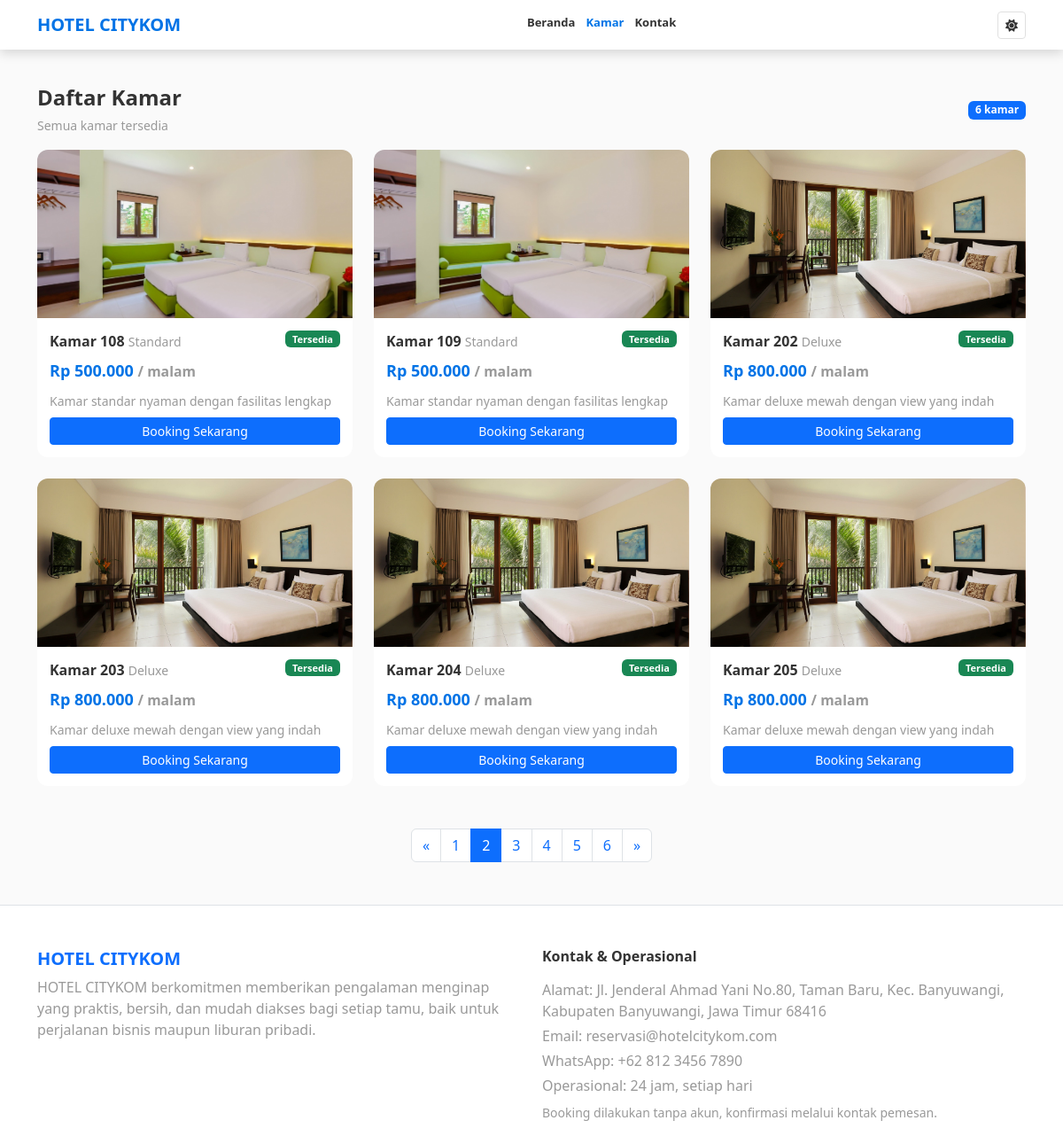
Page /rooms?page=2 on the committed database.
### tables this page shows
CREATE TABLE kamar (
            id_kamar INTEGER PRIMARY KEY AUTOINCREMENT,
            nomor_kamar TEXT NOT NULL,
            tipe_kamar TEXT NOT NULL,
            harga_per_malam INTEGER NOT NULL,
            status TEXT NOT NULL,
            deskripsi TEXT,
            filename TEXT
        );

### app.py (the view)
@app.route("/rooms")
def user_rooms():
    kategori = request.args.get("kategori")
    page = request.args.get("page", 1, type=int)
    per_page = 6
    offset = (page - 1) * per_page
    conn = get_db()
    cur = conn.cursor()
    if kategori:
        cur.execute("SELECT COUNT(*) FROM kamar WHERE status = ? AND tipe_kamar = ?", ("Tersedia", kategori))
    else:
        cur.execute("SELECT COUNT(*) FROM kamar WHERE status = ?", ("Tersedia",))
    total_rooms = cur.fetchone()[0]
    if kategori:
        cur.execute(
            "SELECT * FROM kamar WHERE status = ? AND tipe_kamar = ? ORDER BY id_kamar ASC LIMIT ? OFFSET ?",
            ("Tersedia", kategori, per_page, offset),
        )
    else:
        cur.execute(
            "SELECT * FROM kamar WHERE status = ? ORDER BY id_kamar ASC LIMIT ? OFFSET ?",
            ("Tersedia", per_page, offset),
        )
    kamars = cur.fetchall()
    conn.close()
    total_pages = (total_rooms + per_page - 1) // per_page
    return render_template(
        "user/rooms.html",
        kamars=kamars,
        kategori=kategori,
        page=page,
        total_pages=total_pages
    )

### app.py (called while the page is built)
@app.template_filter("rupiah")
def rupiah_filter(value):
    try:
        amount = float(value)
    except (TypeError, ValueError):
        return value
    return ("Rp " + format(int(round(amount)), ",")).replace(",", ".")

def get_db():
    conn = sqlite3.connect(DB_FILE)
    conn.row_factory = sqlite3.Row
    return conn

### templates/user/rooms.html (shortened to what this page needs)
<!DOCTYPE html>
<html lang="en">
<head>
  <link href="https://cdn.jsdelivr.net/npm/bootstrap@5.3.0/dist/css/bootstrap.min.css" rel="stylesheet">
  <link rel="stylesheet" href="https://cdnjs.cloudflare.com/ajax/libs/font-awesome/6.4.0/css/all.min.css">
  <link rel="stylesheet" href="{{ url_for('static', filename='css/theme.css') }}">
</head>
<body>
  <nav class="navbar p-2">
    <div class="container d-flex align-items-center justify-content-between gap-2">
      <span class="navbar-brand fw-bold fs-5 mb-0">HOTEL CITYKOM</span>
      <div class="navbar-links d-none d-md-flex align-items-center">
        <a href="{{ url_for('user_index') }}"
          class="{% if request.endpoint == 'user_index' %}active{% endif %}">Beranda</a>
        <a href="{{ url_for('user_rooms') }}"
          class="{% if request.endpoint in ['user_rooms','kamar_detail'] %}active{% endif %}">Kamar</a>
        <a href="{{ url_for('contact') }}" class="{% if request.endpoint == 'contact' %}active{% endif %}">Kontak</a>
      </div>
      <button class="btn btn-outline-dark btn-sm d-none d-md-inline" id="darkToggleDesktop"><i
          class="fa-solid fa-sun"></i></button>
    </div>
  </nav>
  <div class="container mt-4 mb-5">
    <div class="d-flex justify-content-between align-items-center mb-3">
      <div>
        <h4 class="fw-bold mb-1">Daftar Kamar</h4>
        {% if kategori %}
        <small class="text-muted">Filter: {{ kategori }}</small>
        {% else %}
        <small class="text-muted">Semua kamar tersedia</small>
        {% endif %}
      </div>
      <span class="badge bg-primary">{{ kamars|length }} kamar</span>
    </div>
    <div class="row g-4">
      {% for kamar in kamars %}
      <div class="col-12 col-md-6 col-lg-4">
        <div class="product-card">
          {% if kamar['filename'] %}
          <img src="{{ url_for('static', filename='images/kamar/' ~ kamar['filename']) }}"
            alt="Kamar {{ kamar['tipe_kamar'] }}">
          {% else %}
          <img src="{{ url_for('static', filename='images/hotel/default.jpg') }}" alt="Kamar {{ kamar['tipe_kamar'] }}">
          {% endif %}
          <div class="product-card-content">
            <div class="d-flex justify-content-between align-items-start mb-2">
              <div>
                <a href="{{ url_for('kamar_detail', tipe=kamar['tipe_kamar']) }}"
                  class="product-card-title text-decoration-none">Kamar {{ kamar['nomor_kamar'] }}</a>
                <small class="text-muted">{{ kamar['tipe_kamar'] }}</small>
              </div>
              <span
                class="badge badge-status {% if kamar['status'] == 'Tersedia' %}bg-success{% else %}bg-secondary{% endif %}">{{
                kamar['status'] }}</span>
            </div>
            <div class="product-card-price">{{ kamar['harga_per_malam']|rupiah }} <small class="text-muted">/
                malam</small></div>
            <p class="mb-2 small text-muted">{{ kamar['deskripsi'] }}</p>
            <a href="{{ url_for('user_booking', id_kamar=kamar['id_kamar']) }}"
              class="btn btn-primary btn-sm w-100">Booking Sekarang</a>
          </div>
        </div>
      </div>
      {% else %}
      <div class="col-12">
        <div class="alert alert-light text-center">Belum ada data kamar.</div>
      </div>
      {% endfor %}
    </div>
  </div>
  {% if total_pages > 1 %}
  <nav aria-label="Page navigation" class="mt-4">
    <ul class="pagination request-pagination justify-content-center">
      <li class="page-item {% if page == 1 %}disabled{% endif %}">
        <a class="page-link" href="{{ url_for('user_rooms', page=page-1, kategori=kategori) if page > 1 else '#' }}"
          aria-label="Previous">
          <span aria-hidden="true">&laquo;</span>
        </a>
      </li>
      {% for p in range(1, total_pages + 1) %}
      <li class="page-item {% if p == page %}active{% endif %}">
        <a class="page-link" href="{{ url_for('user_rooms', page=p, kategori=kategori) }}">{{ p }}</a>
      </li>
      {% endfor %}
      <li class="page-item {% if page == total_pages %}disabled{% endif %}">
        <a class="page-link"
          href="{{ url_for('user_rooms', page=page+1, kategori=kategori) if page < total_pages else '#' }}"
          aria-label="Next">
          <span aria-hidden="true">&raquo;</span>
        </a>
      </li>
    </ul>
  </nav>
  {% endif %}
  <footer class="bg-light text-dark pt-5 pb-3 mt-5 border-top">
    <div class="container">
      <div class="row gy-4">
        <div class="col-12 col-md-6">
          <h5 class="fw-bold text-primary mb-2">HOTEL CITYKOM</h5>
          <p class="mb-0 text-muted">
            HOTEL CITYKOM berkomitmen memberikan pengalaman menginap yang praktis, bersih, dan mudah diakses bagi setiap
            tamu, baik untuk perjalanan bisnis maupun liburan pribadi.
          </p>
        </div>
        <div class="col-12 col-md-6">
          <h6 class="fw-semibold mb-3">Kontak & Operasional</h6>
          <p class="mb-1 text-muted">Alamat: Jl. Jenderal Ahmad Yani No.80, Taman Baru, Kec. Banyuwangi, Kabupaten
            Banyuwangi, Jawa Timur 68416</p>
          <p class="mb-1 text-muted">Email: <a href="mailto:reservasi@hotelcitykom.com"
              class="text-decoration-none text-muted">reservasi@hotelcitykom.com</a></p>
          <p class="mb-1 text-muted">WhatsApp: <a href="https://wa.me/6281234567890"
              class="text-decoration-none text-muted">+62 812 3456 7890</a></p>
          <p class="mb-2 text-muted">Operasional: 24 jam, setiap hari</p>
          <p class="small mb-0 text-muted">Booking dilakukan tanpa akun, konfirmasi melalui kontak pemesan.</p>
        </div>
      </div>
    </div>
  </footer>
</body>
</html>

### static/css/theme.css (style rules this page uses)
:root { --bg-primary: #fafafa; --bg-secondary: #ffffff; --bg-tertiary: #f5f5f5; --text-primary: #333333; --text-secondary: #666666; --text-muted: #999999; --border-color: #e0e0e0; --border-dark: #cccccc; --shadow-sm: rgba(0, 0, 0, 0.08); --shadow-md: rgba(0, 0, 0, 0.12); --shadow-lg: rgba(0, 0, 0, 0.15); --accent-color: #0073e6; --accent-hover: #005bb5; --navbar-bg: rgba(255, 255, 255, 0.95); --card-bg: #ffffff; --input-bg: #ffffff; --input-border: #e0e0e0; --bottom-nav-bg: #ffffff; --bottom-nav-border: #e0e0e0; }
body { background-color: var(--bg-primary); color: var(--text-primary); transition: background-color 0.3s ease, color 0.3s ease; }
.navbar { background: var(--navbar-bg) !important; border-bottom-color: var(--border-dark) !important; }
.navbar-brand { color: var(--accent-color) !important; }
.navbar-links a { color: var(--text-primary) !important; }
.navbar-links a.active { color: var(--accent-color) !important; border-bottom-color: var(--accent-color) !important; }
.card, .product-card { background-color: var(--card-bg); border-color: var(--border-color); transition: background-color 0.3s ease, border-color 0.3s ease; }
.product-card-title { color: var(--text-primary); }
.text-muted { color: var(--text-muted) !important; }
.btn-outline-dark { border-color: var(--border-color); color: var(--text-primary); }
footer { background-color: var(--card-bg) !important; color: var(--text-secondary); border-top-color: var(--border-color) !important; }
footer a { color: var(--text-muted); }
.bg-light { background-color: var(--card-bg) !important; }
.text-dark { color: var(--text-primary) !important; }

### templates/user/rooms.html (style rules this page uses)
body { padding-top: 72px; }
.navbar { position: fixed; top: 0; left: 0; right: 0; z-index: 1200; box-shadow: 0 4px 12px var(--shadow-lg); }
.navbar-links a { text-decoration: none; font-weight: 600; font-size: 13px; margin-left: 12px; padding-bottom: 4px; }
@media (min-width: 768px) { body { padding-bottom: 0 !important; } }
.product-card { border-radius: 12px; overflow: hidden; display: flex; flex-direction: column; height: 100%; transition: transform 0.2s ease; }
.product-card img { width: 100%; height: 190px; object-fit: cover; }
.product-card-content { padding: 14px; display: flex; flex-direction: column; height: 100%; }
.product-card-title { font-size: 16px; font-weight: 600; margin-bottom: 6px; }
.product-card-price { font-size: 18px; font-weight: 700; color: var(--accent-color); margin-bottom: 10px; }
.badge-status { font-size: 11px; padding: 4px 8px; }

### rows in the picture
kamar: filename (picture), nomor_kamar "108", tipe_kamar "Standard", status "Tersedia", harga_per_malam|rupiah "Rp 500.000", deskripsi "Kamar standar nyaman dengan fasilitas lengkap"
kamar: filename (picture), nomor_kamar "109", tipe_kamar "Standard", status "Tersedia", harga_per_malam|rupiah "Rp 500.000", deskripsi "Kamar standar nyaman dengan fasilitas lengkap"
kamar: filename (picture), nomor_kamar "202", tipe_kamar "Deluxe", status "Tersedia", harga_per_malam|rupiah "Rp 800.000", deskripsi "Kamar deluxe mewah dengan view yang indah"
kamar: filename (picture), nomor_kamar "203", tipe_kamar "Deluxe", status "Tersedia", harga_per_malam|rupiah "Rp 800.000", deskripsi "Kamar deluxe mewah dengan view yang indah"
kamar: filename (picture), nomor_kamar "204", tipe_kamar "Deluxe", status "Tersedia", harga_per_malam|rupiah "Rp 800.000", deskripsi "Kamar deluxe mewah dengan view yang indah"
kamar: filename (picture), nomor_kamar "205", tipe_kamar "Deluxe", status "Tersedia", harga_per_malam|rupiah "Rp 800.000", deskripsi "Kamar deluxe mewah dengan view yang indah"

### other values in the picture
{{ kamars|length }} "6"
{{ p }} "1" "2" "3" "4" "5" "6"
